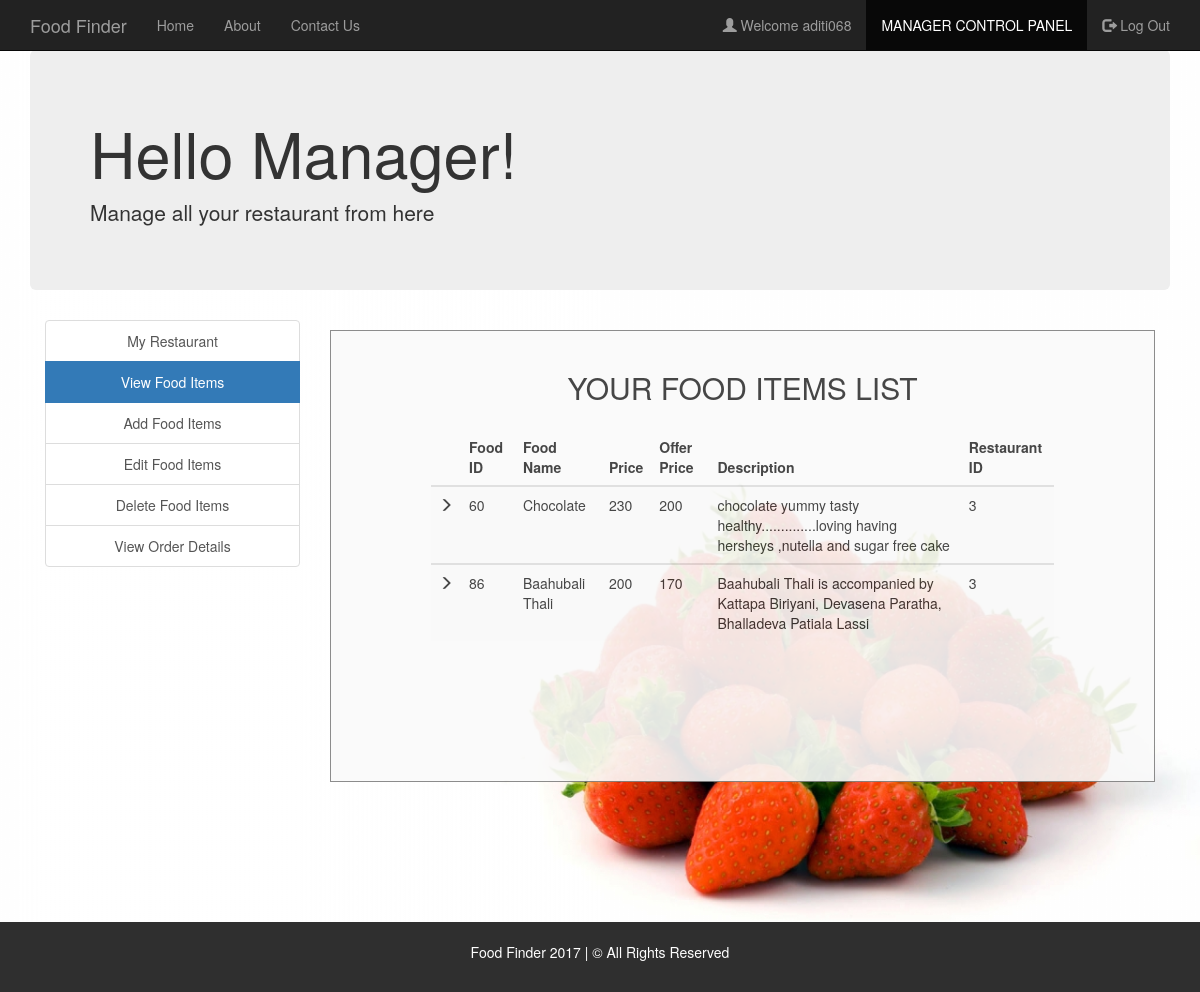
The page /view_food_items.php (signed in) on the database its author committed.
### tables this page shows
CREATE TABLE `manager` (
  `username` varchar(30) NOT NULL,
  `fullname` varchar(30) NOT NULL,
  `email` varchar(30) NOT NULL,
  `contact` varchar(30) NOT NULL,
  `address` varchar(50) NOT NULL,
  `password` varchar(30) NOT NULL
);

CREATE TABLE `food` (
  `F_ID` int(30) NOT NULL,
  `name` varchar(30) NOT NULL,
  `price` int(30) NOT NULL,
  `offer_price` int(11) NOT NULL,
  `description` varchar(200) NOT NULL,
  `R_ID` int(30) NOT NULL,
  `images_path` varchar(200) NOT NULL
);

### session_m.php (called while the page is built, shortened)
<?php
$conn = Connect();
$user_check=$_SESSION['login_user1'];
$query = "SELECT username FROM MANAGER WHERE username = '$user_check'";
$ses_sql = mysqli_query($conn, $query);
$row = mysqli_fetch_assoc($ses_sql);
$login_session =$row['username'];
?>

### view_food_items.php (the view, shortened to what this page needs)
<?php
include('session_m.php');
?>
<!DOCTYPE html>
<html>
  <head>
  </head>
  <link rel="stylesheet" type = "text/css" href ="css/view_food_items.css">
  <link rel="stylesheet" type = "text/css" href ="css/bootstrap.min.css">
  <body>
    <nav class="navbar navbar-inverse navbar-fixed-top navigation-clean-search" role="navigation">
      <div class="container">
        <div class="navbar-header">
          <a class="navbar-brand" href="index.php">Food Finder</a>
        </div>
        <div class="collapse navbar-collapse " id="myNavbar">
          <ul class="nav navbar-nav">
            <li><a href="index.php">Home</a></li>
            <li><a href="aboutus.php">About</a></li>
            <li><a href="contactus.php">Contact Us</a></li>
          </ul>
          <ul class="nav navbar-nav navbar-right">
            <li><a href="#"><span class="glyphicon glyphicon-user"></span> Welcome <?php echo $login_session; ?> </a></li>
            <li class="active"> <a href="managerlogin.php">MANAGER CONTROL PANEL</a></li>
            <li><a href="logout_m.php"><span class="glyphicon glyphicon-log-out"></span> Log Out </a></li>
          </ul>
        </div>
      </div>
    </nav>
<div class="container">
    <div class="jumbotron">
     <h1>Hello Manager! </h1>
     <p>Manage all your restaurant from here</p>
    </div>
    </div>
<div class="container">
    	<div class="col-xs-3" style="text-align: center;">
    	<div class="list-group">
    		<a href="myrestaurant.php" class="list-group-item ">My Restaurant</a>
    		<a href="view_food_items.php" class="list-group-item active">View Food Items</a>
    		<a href="add_food_items.php" class="list-group-item ">Add Food Items</a>
    		<a href="edit_food_items.php" class="list-group-item ">Edit Food Items</a>
    		<a href="delete_food_items.php" class="list-group-item ">Delete Food Items</a>
        <a href="view_order_details.php" class="list-group-item ">View Order Details</a>
    	</div>
    </div>
    <div class="col-xs-9">
      <div class="form-area" style="padding: 0px 100px 100px 100px;">
        <form action="" method="POST">
        <br style="clear: both">
          <h3 style="margin-bottom: 25px; text-align: center; font-size: 30px;"> YOUR FOOD ITEMS LIST </h3>
  <table class="table table-striped">
    <thead class="thead-dark">
      <tr>
        <th>  </th>
        <th> Food ID </th>
        <th> Food Name </th>
        <th> Price </th>
        <th> Offer Price </th>
        <th> Description </th>
        <th> Restaurant ID </th>
      </tr>
    </thead>
  <tbody>
  <?php
$user_check=$_SESSION['login_user1'];
$sql = "SELECT * from food f  WHERE f.R_ID IN (SELECT r.R_ID FROM RESTAURANTS r WHERE r.M_ID='$user_check')  ORDER BY f.F_ID";
$result = mysqli_query($conn, $sql);
if (mysqli_num_rows($result) >0)
{
  while($row = mysqli_fetch_array($result)){
  ?>
    <tr>
      <td> <span class="glyphicon glyphicon-menu-right"></span> </td>
      <td><?php echo $row["F_ID"]; ?></td>
      <td><?php echo $row["name"]; ?></td>
      <td><?php echo $row["price"]; ?></td>
      <td><?php echo $row["offer_price"]; ?></td>
      <td><?php echo $row["description"]; ?></td>
      <td><?php echo $row["R_ID"]; ?></td>
    </tr>
  </tbody>
  <?php }
  ?>
  </table>
    <br>
  <?php } else { ?>
  <h4><center>0 RESULTS</center> </h4>
  <?php } ?>
        </form>
        </div>
    </div>
</div>
<br>
<br>
<br>
<br>
  </body>
  <footer class="container-fluid bg-4 text-center">
  <br>
  <p> Food Finder 2017 | &copy All Rights Reserved </p>
  <br>
  </footer>
</html>

### css/view_food_items.css (style rules this page uses)
body,html { height: 100%; }
body { padding-top: 50px; background-image: url('headerimg2.jpg'); background-repeat: repeat; background-size: 100%; }
.bg-4 { background-color: #2f2f2f; color: #ffffff; }
footer { display: block; }
.form-area { background-color: #FAFAFA; padding: 10px 40px 60px; margin: 10px 0px 60px; border: 1px solid GREY; opacity:0.9; }

### rows shown on the page
manager: username "aditi068"
food: F_ID "60", name "Chocolate", price "230", offer_price "200", description "chocolate yummy tasty healthy..............loving having hersheys ,nutella and sugar free cake", R_ID "3"
food: F_ID "86", name "Baahubali Thali", price "200", offer_price "170", description "Baahubali Thali is accompanied by Kattapa Biriyani, Devasena Paratha, Bhalladeva Patiala Lassi", R_ID "3"
